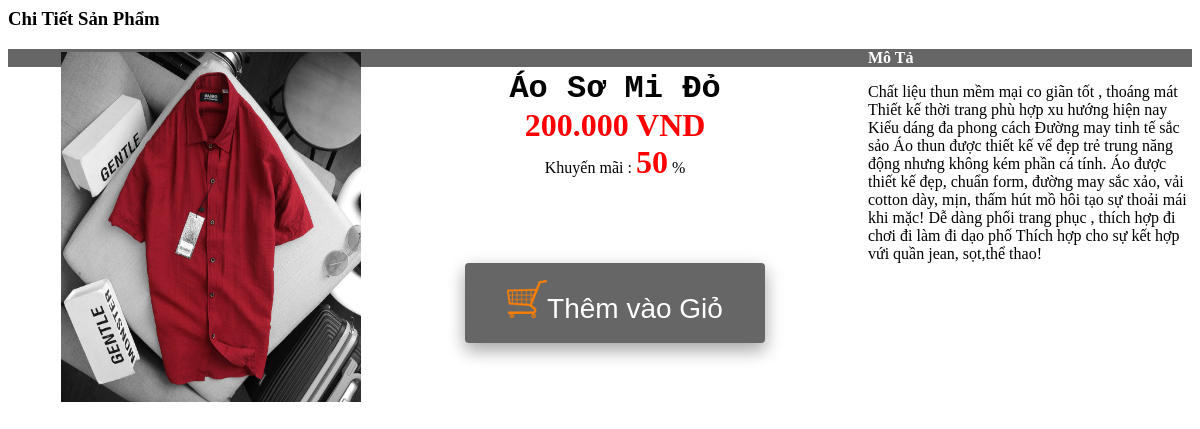
Page /modun/right/chitietsanpham.php?id=26 on the committed database.
### tables this page shows
CREATE TABLE `chitietsanpham` (
  `id_sp` int(11) NOT NULL,
  `tensanpham` varchar(255) NOT NULL,
  `gia` int(11) NOT NULL,
  `hinhanh` varchar(255) NOT NULL,
  `khuyenmai` int(11) DEFAULT NULL,
  `mota` text NOT NULL,
  `id_loaisanpham` int(11) NOT NULL
);

### modun/right/chitietsanpham.php (the view, shortened to what this page needs)
   <div class="title"><h3>Chi Tiết Sản Phẩm</h3></div>
<div id="chitietsanpham" style="position:relative;">
	<?php
	if(isset($_GET['trang'])){
		$trang=$_GET['trang'];
	}else{
		$trang=1;
	}
	$id=$_GET['id'];
	$sosangpham1trang=8;
	$phantrang=($trang*$sosangpham1trang)-$sosangpham1trang;
	$sql="select*from chitietsanpham where id_sp='$id' limit $phantrang,$sosangpham1trang";
	$query_sql=mysqli_query($conn,$sql);
	$row_sql=mysqli_fetch_assoc($query_sql)
	?>
	<table border="0" align="left">
	<tr>
	<td rowspan="2" width="350" align="right"><img src="./quantri/bocuc/chitietsanpham/upload/<?php echo $row_sql['hinhanh'];?>" width="300" height="350"/></td>
	<td align="center" width="500" height="150" ><font size="6" style="font-family:Courier New;"><b><?php echo $row_sql['tensanpham'];?></font></b><br>
	<font color="red" size="6" style="font-family:Impact;"><b><?php echo number_format($row_sql['gia'],'0',',','.');?> VND</b></font></br>
	Khuyến mãi : <font color="red" size="6"><b><?php echo $row_sql['khuyenmai'];?></b></font> %</td>
	</tr>
	<td width="500" align="center"><a href="?xem=giohang&id=<?php echo $row_sql['id_sp'];?>"><button class="button" style="vertical-align:middle"><img src="img/giohang.png" width="40"><span> Thêm vào Giỏ </span></button></a></td>
	</table>
	<div id="baomota">
		<div id="titlemota" style="background-color:#666666;color:white;">
				<b><p>Mô Tả</p></b>
		</div>
		<div id="mota">
			<p><?php echo $row_sql['mota'];?></p>
		</div>
	</div>
	</div>

### modun/right/chitietsanpham.php (style rules this page uses)
.button { display: inline-block; border-radius: 4px; background-color: #666666; border: none; color: #FFFFFF; text-align: center; font-size: 28px; height:80px; width: 300px; transition: all 0.5s; cursor: pointer; margin: 5px; box-shadow: 0 8px 16px 0 rgba(0,0,0,0.2), 0 6px 20px 0 rgba(0,0,0,0.19); }
.button span { cursor: pointer; display: inline-block; position: relative; transition: 0.5s; }
.button span:after { content: '\00bb'; position: absolute; opacity: 0; top: 0; right: -20px; transition: 0.5s; }

### rows in the picture
chitietsanpham: hinhanh (picture), tensanpham "Áo Sơ Mi Đỏ", gia "200.000", khuyenmai "50", mota "Chất liệu thun mềm mại co giãn tốt , thoáng mát Thiết kế thời trang phù hợp xu hướng hiện nay Kiểu dáng đa phong cách Đường may tinh tế sắc sảo Áo thun được thiết kế vể đẹp trẻ trung năng động nhưng không kém phần cá tính. Áo được thiết kế đẹp, chuẩn form, đường may sắc xảo, vải cotton dày, mịn, thấm hút mồ hôi tạo sự thoải mái khi mặc! Dễ dàng phối trang phục , thích hợp đi chơi đi làm đi dạo phố Thích hợp cho sự kết hợp vứi quần jean, sọt,thể thao!"
